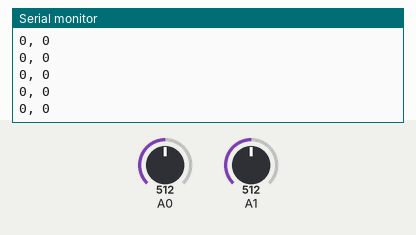
This sketch was run on a simulated Arduino Uno, built with avr-gcc and run on an emulated ATmega328P. Parts: the last lines printed to the serial monitor. Inputs (shaded band) come from the test bench; at power-on: A0 = 512, A1 = 512.

Above: at 1.2 s.
1.3 s: A0 set to 716
At 1.45 s:
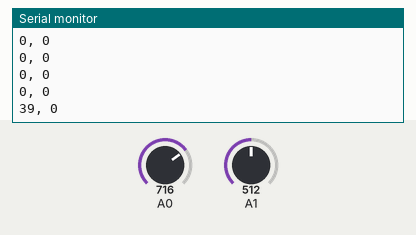
2.8 s: A1 set to 716
At 3.0 s:
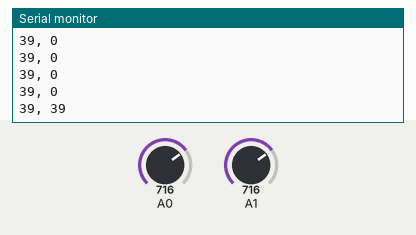
4.3 s: A0 set to 900
At 4.42 s:
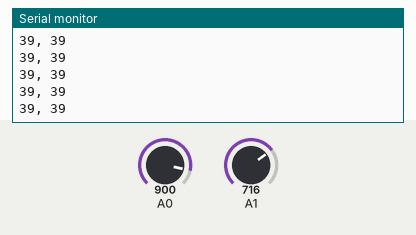
5.8 s: A1 set to 900
At 5.84 s:
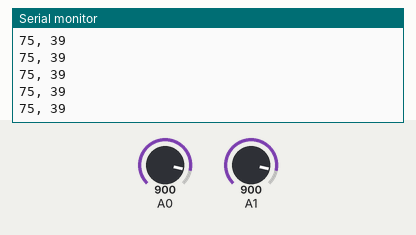
Timing chart, 0 to 8.3 s (numbered marks = the images above; inputs shaded):
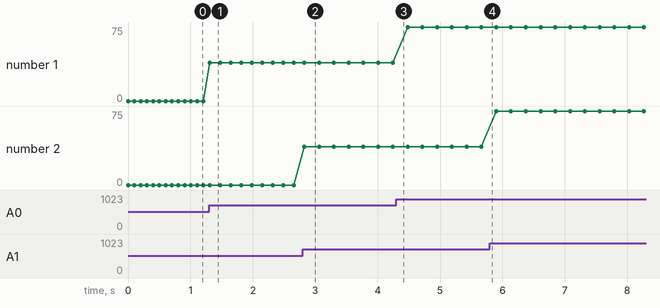

Measured:
- after the input at 1.3 s, the serial monitor: prints a new line at once (image 1)
- after the input at 2.8 s, the serial monitor: prints a new line at once (image 2)
- plotted number 1: 0 → 39 after the input at 1.3 s, 39 → 75 after the input at 4.3 s

The sketch:

080_IR_Transmit.ino
```cpp
//A full description of this module (and many others) can be downloaded at: https://eve_arduino

#include <IRremote.h>

IRsend irsend; //Connect IR LED to D3!!

long    Button_DEC_code[4] =
{
  16736925, 16720605, 16761405, 16754775
};

void setup()
{
  Serial.begin(9600);
}

void loop()
{
    int sensorx=map(analogRead(A0), 0, 1023, -100, 100);
    if (sensorx>=-5 && sensorx<=5)
    {
      sensorx=0;
    }
    int sensory=map(analogRead(A1), 0, 1023, -100, 100);
    if (sensory>=-5 && sensory<=5)
    {
      sensory=0;
    }
    Serial.print(sensorx, DEC);
    Serial.print(", ");
    Serial.println(sensory, DEC);
    if (sensorx>0) irsend.sendNEC(Button_DEC_code[2], 32); //UP
    if (sensorx<0) irsend.sendNEC(Button_DEC_code[1], 32); //DOWN
    if (sensory>0) irsend.sendNEC(Button_DEC_code[0], 32); //RIGHT
    if (sensory<0) irsend.sendNEC(Button_DEC_code[3], 32); //LEFT
    delay(100);
}
```
